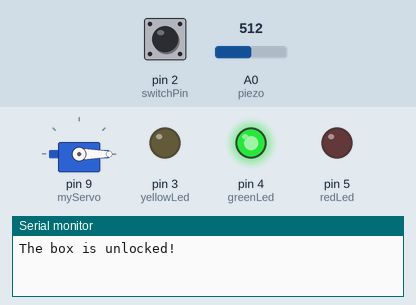
This sketch was run on a simulated Arduino Uno, built with avr-gcc and run on an emulated ATmega328P. Parts: servo, output pins drawn as LEDs (lit = HIGH), the last lines printed to the serial monitor. The test bench sets the inputs (shaded band); at power-on: pin 2 (switchPin) LOW, A0 (piezo) = 512.

Above: at 1.2 s.
1.3 s: pin 2 (switchPin) pulled HIGH for 0.15 s
At 1.7 s:
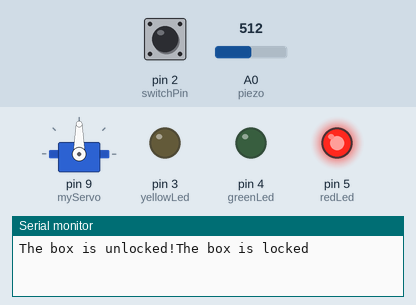
3.8 s: pin 2 (switchPin) pulled HIGH for 3.2 s
At 8.4 s:
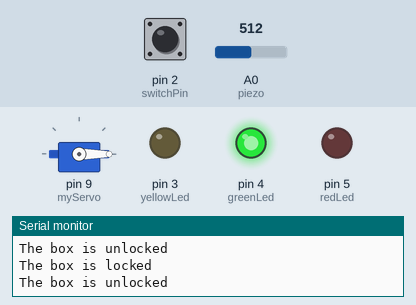
Timing chart, 0 to 9.9 s (numbered marks = the images above; inputs shaded):
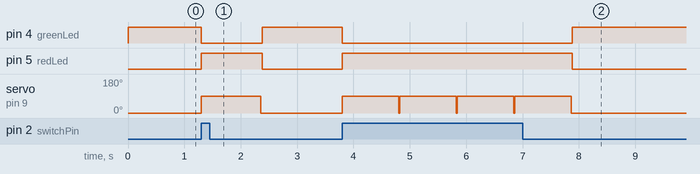

The sketch:

password_lock_coding.ino
```cpp
#include<Servo.h>//调用伺服库
Servo myServo;//定义伺服name
const int piezo = A0;
const int switchPin = 2;
const int yellowLed = 3;
const int greenLed = 4;
const int redLed = 5;//声明led灯以及模拟输入的引脚
int knockVal;
int switchVal;//创建变量来存储开关及蜂鸣器的值
const int quietKnock = 10;
const int loudKnock = 100;//设置敲击次数的范围
boolean locked = false;//利用布尔运算来初始化伺服的状态
int numberOfKnocks = 0;
void setup() {
  // put your setup code here, to run once:
myServo.attach(9);
pinMode(yellowLed, OUTPUT);
pinMode(redLed, OUTPUT);
pinMode(greenLed, OUTPUT);
pinMode(switchPin, INPUT);
Serial.begin(9600);
digitalWrite(greenLed, HIGH);
myServo.write(0);
Serial.print("The box is unlocked!");//定义引脚输入输出状态及初始化伺服位置为0
}

void loop() {
  // put your main code here, to run repeatedly:
if(locked == false){
  switchVal = digitalRead(switchPin);
  if(switchVal == HIGH){
    locked = true;
    digitalWrite(greenLed, LOW);
    digitalWrite(redLed, HIGH);
    myServo.write(90);
    Serial.println("The box is locked");//初始状态下按下开关，盒子上锁，绿灯灭，红灯亮，串口显示盒子上锁
    delay(1000);
  }
}
if(locked == true){
  knockVal = analogRead(piezo);
  if(numberOfKnocks < 3 && knockVal >0){
    if(checkForKnock(knockVal) == true){
      numberOfKnocks++;
    }
    Serial.print(3-numberOfKnocks);
    Serial.println("more knocks to go");//判断是否有敲击值输入，并通过判断语句统计敲击数量
  }
  if(numberOfKnocks >= 3){
    locked = false;
    myServo.write(0);
    delay(20);
    digitalWrite(greenLed, HIGH);
    digitalWrite(redLed, LOW);
    Serial.println("The box is unlocked");//当敲击数量达到3时解锁
  }
}
}
boolean checkForKnock(int value){//定义一个函数来判断敲击是否有效
  if(value > quietKnock && value < loudKnock){
    digitalWrite(yellowLed, HIGH);
    delay(50);
    digitalWrite(yellowLed, LOW);
    Serial.print("Valid knock of value");
    Serial.println(value);
    return true;
  }
  else{
    Serial.print("Bad knock value");
    Serial.println(value);
    return true;
  }
}
```

Measured:
- after the input at 1.3 s, pin 4 (greenLed): HIGH → LOW at once, → HIGH 1.1 s later; pin 5 (redLed): LOW → HIGH at once, → LOW 1.1 s later; servo on pin 9 (myServo): 0° → 90° at once, → 0° 1.1 s later
- after the input at 3.8 s, pin 4 (greenLed): HIGH → LOW at once, → HIGH 4.1 s later; pin 5 (redLed): LOW → HIGH at once, → LOW 4.1 s later; servo on pin 9 (myServo): 0° → 90° at once, → 0° 4.1 s later
